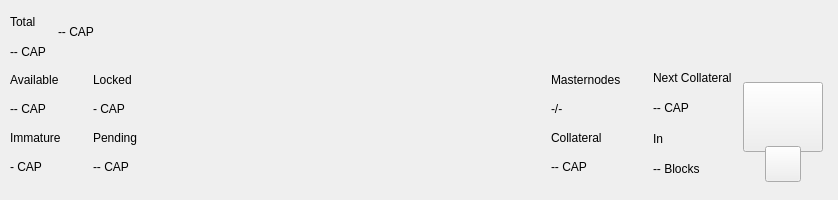
<?xml version="1.0" encoding="UTF-8"?>
<ui version="4.0">
 <class>TopBar</class>
 <widget class="QWidget" name="TopBar">
  <property name="geometry">
   <rect>
    <x>0</x>
    <y>0</y>
    <width>838</width>
    <height>200</height>
   </rect>
  </property>
  <property name="minimumSize">
   <size>
    <width>0</width>
    <height>200</height>
   </size>
  </property>
  <property name="maximumSize">
   <size>
    <width>16777215</width>
    <height>200</height>
   </size>
  </property>
  <property name="windowTitle">
   <string>Form</string>
  </property>
  <layout class="QVBoxLayout" name="verticalLayout_10" stretch="0">
   <property name="spacing">
    <number>0</number>
   </property>
   <property name="leftMargin">
    <number>0</number>
   </property>
   <property name="topMargin">
    <number>0</number>
   </property>
   <property name="rightMargin">
    <number>0</number>
   </property>
   <property name="bottomMargin">
    <number>0</number>
   </property>
   <item>
    <widget class="PFBorderImage" name="containerTop">
     <layout class="QVBoxLayout" name="verticalLayout_11">
      <property name="spacing">
       <number>0</number>
      </property>
      <property name="leftMargin">
       <number>0</number>
      </property>
      <property name="topMargin">
       <number>0</number>
      </property>
      <property name="rightMargin">
       <number>0</number>
      </property>
      <property name="bottomMargin">
       <number>0</number>
      </property>
      <item>
       <widget class="QWidget" name="top_container_2" native="true">
        <property name="minimumSize">
         <size>
          <width>0</width>
          <height>65</height>
         </size>
        </property>
        <layout class="QHBoxLayout" name="top_container">
         <property name="spacing">
          <number>0</number>
         </property>
         <property name="leftMargin">
          <number>10</number>
         </property>
         <property name="topMargin">
          <number>0</number>
         </property>
         <property name="rightMargin">
          <number>10</number>
         </property>
         <property name="bottomMargin">
          <number>0</number>
         </property>
         <item>
          <layout class="QHBoxLayout" name="horizontalLayout_4">
           <property name="spacing">
            <number>12</number>
           </property>
           <property name="rightMargin">
            <number>0</number>
           </property>
           <item>
            <widget class="QWidget" name="widgetAmount" native="true">
             <layout class="QVBoxLayout" name="verticalLayout_2">
              <property name="spacing">
               <number>2</number>
              </property>
              <property name="leftMargin">
               <number>0</number>
              </property>
              <property name="topMargin">
               <number>8</number>
              </property>
              <property name="rightMargin">
               <number>0</number>
              </property>
              <property name="bottomMargin">
               <number>0</number>
              </property>
              <item>
               <widget class="QLabel" name="labelTitle1">
                <property name="text">
                 <string>Total</string>
                </property>
               </widget>
              </item>
              <item>
               <widget class="QLabel" name="labelAmountPiv">
                <property name="text">
                 <string notr="true">-- CAP</string>
                </property>
               </widget>
              </item>
             </layout>
            </widget>
           </item>
           <item alignment="Qt::AlignVCenter">
            <widget class="QWidget" name="widgetTopAmount" native="true">
             <property name="sizePolicy">
              <sizepolicy hsizetype="Preferred" vsizetype="Maximum">
               <horstretch>0</horstretch>
               <verstretch>0</verstretch>
              </sizepolicy>
             </property>
             <layout class="QHBoxLayout" name="horizontalLayout_5">
              <property name="spacing">
               <number>0</number>
              </property>
              <property name="leftMargin">
               <number>0</number>
              </property>
              <property name="topMargin">
               <number>0</number>
              </property>
              <property name="rightMargin">
               <number>0</number>
              </property>
              <property name="bottomMargin">
               <number>0</number>
              </property>
              <item alignment="Qt::AlignTop">
               <widget class="QLabel" name="labelAmountTopPiv">
                <property name="minimumSize">
                 <size>
                  <width>0</width>
                  <height>36</height>
                 </size>
                </property>
                <property name="styleSheet">
                 <string notr="true">padding:0px;margin:0px;</string>
                </property>
                <property name="text">
                 <string notr="true">-- CAP</string>
                </property>
               </widget>
              </item>
             </layout>
            </widget>
           </item>
           <item>
            <spacer name="horizontalSpacer">
             <property name="orientation">
              <enum>Qt::Horizontal</enum>
             </property>
             <property name="sizeHint" stdset="0">
              <size>
               <width>40</width>
               <height>20</height>
              </size>
             </property>
            </spacer>
           </item>
           <item alignment="Qt::AlignRight">
            <widget class="QWidget" name="layoutSync" native="true">
             <property name="minimumSize">
              <size>
               <width>0</width>
               <height>36</height>
              </size>
             </property>
             <property name="maximumSize">
              <size>
               <width>16777215</width>
               <height>36</height>
              </size>
             </property>
             <layout class="QVBoxLayout" name="verticalLayout_9">
              <property name="leftMargin">
               <number>0</number>
              </property>
              <property name="topMargin">
               <number>0</number>
              </property>
              <property name="rightMargin">
               <number>0</number>
              </property>
              <property name="bottomMargin">
               <number>0</number>
              </property>
              <item>
               <widget class="ExpandableButton" name="pushButtonSync" native="true">
                <property name="minimumSize">
                 <size>
                  <width>36</width>
                  <height>36</height>
                 </size>
                </property>
                <property name="maximumSize">
                 <size>
                  <width>16777215</width>
                  <height>36</height>
                 </size>
                </property>
               </widget>
              </item>
             </layout>
            </widget>
           </item>
           <item>
            <widget class="ExpandableButton" name="pushButtonHDUpgrade" native="true">
             <property name="minimumSize">
              <size>
               <width>36</width>
               <height>36</height>
              </size>
             </property>
             <property name="maximumSize">
              <size>
               <width>16777215</width>
               <height>36</height>
              </size>
             </property>
            </widget>
           </item>
           <item>
            <widget class="ExpandableButton" name="pushButtonStack" native="true">
             <property name="minimumSize">
              <size>
               <width>36</width>
               <height>36</height>
              </size>
             </property>
             <property name="maximumSize">
              <size>
               <width>16777215</width>
               <height>36</height>
              </size>
             </property>
            </widget>
           </item>
           <item>
            <widget class="ExpandableButton" name="pushButtonConf" native="true">
             <property name="minimumSize">
              <size>
               <width>36</width>
               <height>36</height>
              </size>
             </property>
             <property name="maximumSize">
              <size>
               <width>16777215</width>
               <height>36</height>
              </size>
             </property>
            </widget>
           </item>
           <item>
            <widget class="ExpandableButton" name="pushButtonMasternodes" native="true">
             <property name="minimumSize">
              <size>
               <width>36</width>
               <height>36</height>
              </size>
             </property>
             <property name="maximumSize">
              <size>
               <width>16777215</width>
               <height>36</height>
              </size>
             </property>
            </widget>
           </item>
           <item>
            <widget class="ExpandableButton" name="pushButtonConsole" native="true">
             <property name="minimumSize">
              <size>
               <width>36</width>
               <height>36</height>
              </size>
             </property>
             <property name="maximumSize">
              <size>
               <width>16777215</width>
               <height>36</height>
              </size>
             </property>
            </widget>
           </item>
           <item>
            <widget class="ExpandableButton" name="pushButtonConnection" native="true">
             <property name="minimumSize">
              <size>
               <width>36</width>
               <height>36</height>
              </size>
             </property>
             <property name="maximumSize">
              <size>
               <width>16777215</width>
               <height>36</height>
              </size>
             </property>
            </widget>
           </item>
           <item>
            <widget class="ExpandableButton" name="pushButtonTor" native="true">
             <property name="minimumSize">
              <size>
               <width>36</width>
               <height>36</height>
              </size>
             </property>
             <property name="maximumSize">
              <size>
               <width>16777215</width>
               <height>36</height>
              </size>
             </property>
            </widget>
           </item>
           <item>
            <widget class="ExpandableButton" name="pushButtonLock" native="true">
             <property name="sizePolicy">
              <sizepolicy hsizetype="Expanding" vsizetype="Expanding">
               <horstretch>0</horstretch>
               <verstretch>0</verstretch>
              </sizepolicy>
             </property>
             <property name="minimumSize">
              <size>
               <width>36</width>
               <height>0</height>
              </size>
             </property>
             <property name="maximumSize">
              <size>
               <width>16777215</width>
               <height>36</height>
              </size>
             </property>
            </widget>
           </item>
           <item>
            <widget class="ExpandableButton" name="pushButtonTheme" native="true">
             <property name="minimumSize">
              <size>
               <width>36</width>
               <height>36</height>
              </size>
             </property>
             <property name="maximumSize">
              <size>
               <width>16777215</width>
               <height>36</height>
              </size>
             </property>
            </widget>
           </item>
          </layout>
         </item>
        </layout>
       </widget>
      </item>
      <item>
       <widget class="QWidget" name="bottom_container" native="true">
        <property name="minimumSize">
         <size>
          <width>0</width>
          <height>135</height>
         </size>
        </property>
        <layout class="QHBoxLayout" name="botton_container">
         <property name="leftMargin">
          <number>10</number>
         </property>
         <property name="topMargin">
          <number>0</number>
         </property>
         <property name="rightMargin">
          <number>10</number>
         </property>
         <property name="bottomMargin">
          <number>10</number>
         </property>
         <item>
          <layout class="QHBoxLayout" name="horizontalLayout_3">
           <property name="spacing">
            <number>0</number>
           </property>
           <property name="bottomMargin">
            <number>9</number>
           </property>
           <item>
            <layout class="QVBoxLayout" name="verticalLayout_7">
             <property name="spacing">
              <number>0</number>
             </property>
             <property name="leftMargin">
              <number>0</number>
             </property>
             <property name="rightMargin">
              <number>0</number>
             </property>
             <item>
              <layout class="QHBoxLayout" name="horizontalLayout_2">
               <property name="spacing">
                <number>0</number>
               </property>
               <item>
                <layout class="QVBoxLayout" name="verticalLayout_6">
                 <item>
                  <widget class="QLabel" name="labelTitle5">
                   <property name="text">
                    <string>Available</string>
                   </property>
                  </widget>
                 </item>
                 <item>
                  <widget class="QLabel" name="labelAvailablePiv">
                   <property name="text">
                    <string>-- CAP</string>
                   </property>
                  </widget>
                 </item>
                 <item>
                  <widget class="QLabel" name="labelTitle4">
                   <property name="text">
                    <string>Immature</string>
                   </property>
                  </widget>
                 </item>
                 <item>
                  <widget class="QLabel" name="labelImmaturePiv">
                   <property name="text">
                    <string notr="true">- CAP</string>
                   </property>
                  </widget>
                 </item>
                </layout>
               </item>
               <item>
                <layout class="QVBoxLayout" name="verticalLayout_8">
                 <property name="leftMargin">
                  <number>32</number>
                 </property>
                 <item>
                  <widget class="QLabel" name="labelTitle6">
                   <property name="text">
                    <string>Locked</string>
                   </property>
                  </widget>
                 </item>
                 <item>
                  <widget class="QLabel" name="labelLockedPiv">
                   <property name="text">
                    <string>- CAP</string>
                   </property>
                  </widget>
                 </item>
                 <item>
                  <widget class="QLabel" name="labelTitle3">
                   <property name="text">
                    <string>Pending</string>
                   </property>
                  </widget>
                 </item>
                 <item>
                  <widget class="QLabel" name="labelPendingPiv">
                   <property name="text">
                    <string notr="true">-- CAP</string>
                   </property>
                  </widget>
                 </item>
                </layout>
               </item>
              </layout>
             </item>
            </layout>
           </item>
          </layout>
         </item>
         <item>
          <spacer name="horizontalSpacer_2">
           <property name="orientation">
            <enum>Qt::Horizontal</enum>
           </property>
           <property name="sizeHint" stdset="0">
            <size>
             <width>40</width>
             <height>20</height>
            </size>
           </property>
          </spacer>
         </item>
         <item>
          <layout class="QHBoxLayout" name="horizontalLayout_6">
           <property name="spacing">
            <number>0</number>
           </property>
           <property name="rightMargin">
            <number>0</number>
           </property>
           <property name="bottomMargin">
            <number>9</number>
           </property>
           <item>
            <layout class="QVBoxLayout" name="verticalLayout_5">
             <item>
              <widget class="QLabel" name="labelMasternodesTitle">
               <property name="text">
                <string>Masternodes</string>
               </property>
              </widget>
             </item>
             <item>
              <widget class="QLabel" name="labelMasternodeCount">
               <property name="text">
                <string>-/-</string>
               </property>
              </widget>
             </item>
             <item>
              <widget class="QLabel" name="labelTitle8">
               <property name="text">
                <string>Collateral</string>
               </property>
              </widget>
             </item>
             <item>
              <widget class="QLabel" name="labelCollateralPiv">
               <property name="text">
                <string notr="true">-- CAP</string>
               </property>
              </widget>
             </item>
            </layout>
           </item>
           <item>
            <widget class="QWidget" name="widgetNextCollateral" native="true">
             <layout class="QVBoxLayout" name="verticalLayout_12">
              <property name="leftMargin">
               <number>32</number>
              </property>
              <property name="topMargin">
               <number>0</number>
              </property>
              <property name="rightMargin">
               <number>0</number>
              </property>
              <property name="bottomMargin">
               <number>0</number>
              </property>
              <item>
               <widget class="QLabel" name="labelNextMasternodesTitle">
                <property name="text">
                 <string>Next Collateral</string>
                </property>
               </widget>
              </item>
              <item>
               <widget class="QLabel" name="labelNextCollateralValue">
                <property name="text">
                 <string>-- CAP</string>
                </property>
               </widget>
              </item>
              <item>
               <widget class="QLabel" name="labelTitle9">
                <property name="text">
                 <string>In</string>
                </property>
               </widget>
              </item>
              <item>
               <widget class="QLabel" name="labelNextCollateralBlocks">
                <property name="text">
                 <string notr="true">-- Blocks</string>
                </property>
               </widget>
              </item>
             </layout>
            </widget>
           </item>
          </layout>
         </item>
         <item>
          <widget class="QWidget" name="qrContainer" native="true">
           <property name="sizePolicy">
            <sizepolicy hsizetype="Preferred" vsizetype="Minimum">
             <horstretch>0</horstretch>
             <verstretch>0</verstretch>
            </sizepolicy>
           </property>
           <property name="minimumSize">
            <size>
             <width>90</width>
             <height>110</height>
            </size>
           </property>
           <property name="maximumSize">
            <size>
             <width>90</width>
             <height>110</height>
            </size>
           </property>
           <layout class="QVBoxLayout" name="containerQR">
            <property name="spacing">
             <number>0</number>
            </property>
            <property name="leftMargin">
             <number>5</number>
            </property>
            <property name="topMargin">
             <number>10</number>
            </property>
            <property name="rightMargin">
             <number>5</number>
            </property>
            <property name="bottomMargin">
             <number>0</number>
            </property>
            <item>
             <widget class="QPushButton" name="btnQr">
              <property name="minimumSize">
               <size>
                <width>70</width>
                <height>70</height>
               </size>
              </property>
              <property name="maximumSize">
               <size>
                <width>16777215</width>
                <height>70</height>
               </size>
              </property>
              <property name="focusPolicy">
               <enum>Qt::NoFocus</enum>
              </property>
              <property name="text">
               <string/>
              </property>
              <property name="iconSize">
               <size>
                <width>70</width>
                <height>70</height>
               </size>
              </property>
             </widget>
            </item>
            <item>
             <spacer name="verticalSpacer">
              <property name="orientation">
               <enum>Qt::Vertical</enum>
              </property>
              <property name="sizeType">
               <enum>QSizePolicy::Fixed</enum>
              </property>
              <property name="sizeHint" stdset="0">
               <size>
                <width>20</width>
                <height>20</height>
               </size>
              </property>
             </spacer>
            </item>
            <item alignment="Qt::AlignHCenter|Qt::AlignBottom">
             <widget class="QPushButton" name="pushButtonQR">
              <property name="minimumSize">
               <size>
                <width>36</width>
                <height>36</height>
               </size>
              </property>
              <property name="maximumSize">
               <size>
                <width>36</width>
                <height>36</height>
               </size>
              </property>
              <property name="focusPolicy">
               <enum>Qt::NoFocus</enum>
              </property>
              <property name="text">
               <string/>
              </property>
             </widget>
            </item>
           </layout>
          </widget>
         </item>
        </layout>
       </widget>
      </item>
     </layout>
    </widget>
   </item>
  </layout>
 </widget>
 <customwidgets>
  <customwidget>
   <class>PFBorderImage</class>
   <extends>QFrame</extends>
   <header>qt/pivx/pfborderimage.h</header>
   <container>1</container>
  </customwidget>
  <customwidget>
   <class>ExpandableButton</class>
   <extends>QWidget</extends>
   <header>qt/pivx/expandablebutton.h</header>
   <container>1</container>
  </customwidget>
 </customwidgets>
 <resources/>
 <connections/>
</ui>
